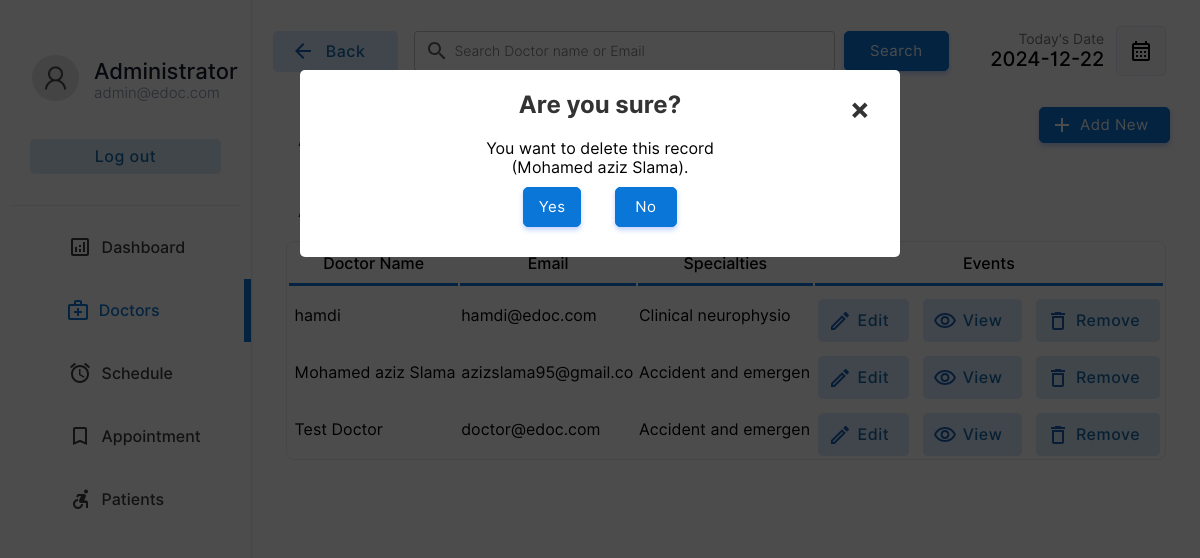
Page /doctor/doctors.php?action=drop&id=2&name=Mohamed aziz Slama (signed in) on the committed database.
### tables this page shows
CREATE TABLE `doctor` (
  `docid` int(11) NOT NULL,
  `docemail` varchar(255) DEFAULT NULL,
  `docname` varchar(255) DEFAULT NULL,
  `docpassword` varchar(255) DEFAULT NULL,
  `docnic` varchar(15) DEFAULT NULL,
  `doctel` varchar(15) DEFAULT NULL,
  `specialties` int(2) DEFAULT NULL
);

CREATE TABLE `specialties` (
  `id` int(2) NOT NULL,
  `sname` varchar(50) DEFAULT NULL
);

### doctor/doctors.php (the view, shortened to what the rows shown need)
<!DOCTYPE html>
<html lang="en">
<head>
    <link rel="stylesheet" href="../css/animations.css">
    <link rel="stylesheet" href="../css/main.css">
    <link rel="stylesheet" href="../css/admin.css">
</head>
<body>
    <?php
    include("../connection.php");
    ?>
        <div class="dash-body">
            <table border="0" width="100%" style=" border-spacing: 0;margin:0;padding:0;margin-top:25px; ">
                <?php
                    if($_POST){
                        $keyword=$_POST["search"];
                        $sqlmain= "select * from doctor where docemail='$keyword' or docname='$keyword' or docname like '$keyword%' or docname like '%$keyword' or docname like '%$keyword%'";
                    }else{
                        $sqlmain= "select * from doctor order by docid desc";
                    }
                ?>
                <tr>
                   <td colspan="4">
                       <center>
                        <div class="abc scroll">
                        <table width="93%" class="sub-table scrolldown" border="0">
                        <thead>
                        <tr>
                                <th class="table-headin">
                                Doctor Name
                                </th>
                                <th class="table-headin">
                                    Email
                                </th>
                                <th class="table-headin">
                                    Specialties
                                </th>
                                <th class="table-headin">
                                    Events
                                </tr>
                        </thead>
                        <tbody>
                            <?php
                                $result= $database->query($sqlmain);
                                if($result->num_rows==0){
                                    echo '<tr>
                                    <td colspan="4">
                                    <br><br><br><br>
                                    <center>
                                    <img src="../img/notfound.svg" width="25%">
                                    <br>
                                    <p class="heading-main12" style="margin-left: 45px;font-size:20px;color:rgb(49, 49, 49)">We  couldnt find anything related to your keywords !</p>
                                    <a class="non-style-link" href="doctors.php"><button  class="login-btn btn-primary-soft btn"  style="display: flex;justify-content: center;align-items: center;margin-left:20px;">&nbsp; Show all Doctors &nbsp;</font></button>
                                    </a>
                                    </center>
                                    <br><br><br><br>
                                    </td>
                                    </tr>';
                                }
                                else{
                                for ( $x=0; $x<$result->num_rows;$x++){
                                    $row=$result->fetch_assoc();
                                    $docid=$row["docid"];
                                    $name=$row["docname"];
                                    $email=$row["docemail"];
                                    $spe=$row["specialties"];
                                    $spcil_res= $database->query("select sname from specialties where id='$spe'");
                                    $spcil_array= $spcil_res->fetch_assoc();
                                    $spcil_name=$spcil_array["sname"];
                                    echo '<tr>
                                        <td> &nbsp;'.
                                        substr($name,0,30)
                                        .'</td>
                                        <td>
                                        '.substr($email,0,20).'
                                        </td>
                                        <td>
                                            '.substr($spcil_name,0,20).'
                                        </td>
                                        <td>
                                        <div style="display:flex;justify-content: center;">
                                        <a href="?action=edit&id='.$docid.'&error=0" class="non-style-link"><button  class="btn-primary-soft btn button-icon btn-edit"  style="padding-left: 40px;padding-top: 12px;padding-bottom: 12px;margin-top: 10px;"><font class="tn-in-text">Edit</font></button></a>
                                        &nbsp;&nbsp;&nbsp;
                                        <a href="?action=view&id='.$docid.'" class="non-style-link"><button  class="btn-primary-soft btn button-icon btn-view"  style="padding-left: 40px;padding-top: 12px;padding-bottom: 12px;margin-top: 10px;"><font class="tn-in-text">View</font></button></a>
                                       &nbsp;&nbsp;&nbsp;
                                       <a href="?action=drop&id='.$docid.'&name='.$name.'" class="non-style-link"><button  class="btn-primary-soft btn button-icon btn-delete"  style="padding-left: 40px;padding-top: 12px;padding-bottom: 12px;margin-top: 10px;"><font class="tn-in-text">Remove</font></button></a>
                                        </div>
                                        </td>
                                    </tr>';
                                }
                            }
                            ?>
                            </tbody>
                        </table>
                        </div>
                        </center>
                   </td>
                </tr>
            </table>
        </div>
    <?php
    if($_GET){
        $id=$_GET["id"];
        $action=$_GET["action"];
        if($action=='drop'){
            $nameget=$_GET["name"];
            echo '
            <div id="popup1" class="overlay">
                    <div class="popup">
                    <center>
                        <h2>Are you sure?</h2>
                        <a class="close" href="doctors.php">&times;</a>
                        <div class="content">
                            You want to delete this record<br>('.substr($nameget,0,40).').
                        </div>
                        <div style="display: flex;justify-content: center;">
                        <a href="delete-doctor.php?id='.$id.'" class="non-style-link"><button  class="btn-primary btn"  style="display: flex;justify-content: center;align-items: center;margin:10px;padding:10px;"<font class="tn-in-text">&nbsp;Yes&nbsp;</font></button></a>&nbsp;&nbsp;&nbsp;
                        <a href="doctors.php" class="non-style-link"><button  class="btn-primary btn"  style="display: flex;justify-content: center;align-items: center;margin:10px;padding:10px;"><font class="tn-in-text">&nbsp;&nbsp;No&nbsp;&nbsp;</font></button></a>
                        </div>
                    </center>
            </div>
            </div>
            ';
        }elseif($action=='edit'){
            $sqlmain= "select * from doctor where docid='$id'";
            $result= $database->query($sqlmain);
            $row=$result->fetch_assoc();
            $name=$row["docname"];
            $email=$row["docemail"];
            $spe=$row["specialties"];
            $spcil_res= $database->query("select sname from specialties where id='$spe'");
            $spcil_array= $spcil_res->fetch_assoc();
            $spcil_name=$spcil_array["sname"];
            $nic=$row['docnic'];
            $tele=$row['doctel'];
            $error_1=$_GET["error"];
                $errorlist= array(
                    '1'=>'<label for="promter" class="form-label" style="color:rgb(255, 62, 62);text-align:center;">Already have an account for this Email address.</label>',
                    '2'=>'<label for="promter" class="form-label" style="color:rgb(255, 62, 62);text-align:center;">Password Conformation Error! Reconform Password</label>',
                    '3'=>'<label for="promter" class="form-label" style="color:rgb(255, 62, 62);text-align:center;"></label>',
                    '4'=>"",
                    '0'=>'',
                );
            if($error_1!='4'){
                    echo '
                    <div id="popup1" class="overlay">
                            <div class="popup">
                            <center>
                                <a class="close" href="doctors.php">&times;</a>
                                <div style="display: flex;justify-content: center;">
                                <div class="abc">
                                <table width="80%" class="sub-table scrolldown add-doc-form-container" border="0">
                                <tr>
                                        <td class="label-td" colspan="2">'.
                                            $errorlist[$error_1]
                                        .'</td>
                                    </tr>
                                    <tr>
                                        <td>
                                            <p style="padding: 0;margin: 0;text-align: left;font-size: 25px;font-weight: 500;">Edit Doctor Details.</p>
                                        Doctor ID : '.$id.' (Auto Generated)<br><br>
                                        </td>
                                    </tr>
                                    <tr>
                                        <td class="label-td" colspan="2">
                                            <form action="edit-doc.php" method="POST" class="add-new-form">
                                            <label for="Email" class="form-label">Email: </label>
                                            <input type="hidden" value="'.$id.'" name="id00">
                                        </td>
                                    </tr>
                                    <tr>
                                        <td class="label-td" colspan="2">
                                        <input type="email" name="email" class="input-text" placeholder="Email Address" value="'.$email.'" required><br>
                                        </td>
                                    </tr>
                                    <tr>
                                        <td class="label-td" colspan="2">
                                            <label for="name" class="form-label">Name: </label>
                                        </td>
                                    </tr>
                                    <tr>
                                        <td class="label-td" colspan="2">
                                            <input type="text" name="name" class="input-text" placeholder="Doctor Name" value="'.$name.'" required><br>
                                        </td>
                                    </tr>
                                    <tr>
                                        <td class="label-td" colspan="2">
                                            <label for="nic" class="form-label">NIC: </label>
                                        </td>
                                    </tr>
                                    <tr>
                                        <td class="label-td" colspan="2">
                                            <input type="text" name="nic" class="input-text" placeholder="NIC Number" value="'.$nic.'" required><br>
                                        </td>
                                    </tr>
                                    <tr>
                                        <td class="label-td" colspan="2">
                                            <label for="Tele" class="form-label">Telephone: </label>
                                        </td>
                                    </tr>
                                    <tr>
                                        <td class="label-td" colspan="2">
                                            <input type="tel" name="Tele" class="input-text" placeholder="Telephone Number" value="'.$tele.'" required><br>
                                        </td>
                                    </tr>
                                    <tr>
                                        <td class="label-td" colspan="2">
                                            <label for="spec" class="form-label">Choose specialties: (Current'.$spcil_name.')</label>
                                        </td>
                                    </tr>
                                    <tr>
                                        <td class="label-td" colspan="2">
                                            <select name="spec" id="" class="box">';
                                                $list11 = $database->query("select  * from  specialties;");
                                                for ($y=0;$y<$list11->num_rows;$y++){
                                                    $row00=$list11->fetch_assoc();
                                                    $sn=$row00["sname"];
                                                    $id00=$row00["id"];
                                                    echo "<option value=".$id00.">$sn</option><br/>";
                                                };
                                echo     '       </select><br><br>
                                        </td>
                                    </tr>
                                    <tr>
                                        <td class="label-td" colspan="2">
                                            <label for="password" class="form-label">Password: </label>
                                        </td>
                                    </tr>
                                    <tr>
                                        <td class="label-td" colspan="2">
                                            <input type="password" name="password" class="input-text" placeholder="Defind a Password" required><br>
                                        </td>
                                    </tr><tr>
                                        <td class="label-td" colspan="2">
                                            <label for="cpassword" class="form-label">Conform Password: </label>
                                        </td>
                                    </tr>
                                    <tr>
                                        <td class="label-td" colspan="2">
                                            <input type="password" name="cpassword" class="input-text" placeholder="Conform Password" required><br>
                                        </td>
                                    </tr>
                                    <tr>
                                        <td colspan="2">
                                            <input type="reset" value="Reset" class="login-btn btn-primary-soft btn" >&nbsp;&nbsp;&nbsp;&nbsp;&nbsp;
                                            <input type="submit" value="Save" class="login-btn btn-primary btn">
                                        </td>
                                    </tr>
                                    </form>
                                    </tr>
                                </table>
                                </div>
                                </div>
                            </center>
                            <br><br>
                    </div>
                    </div>
                    ';
        }; };
    };
?>
</body>
</html>

### rows in the picture
doctor: docname "hamdi", docemail "hamdi@edoc.com", specialties.sname "Clinical neurophysio"
doctor: docname "Mohamed aziz Slama", docemail "azizslama95@gmail.co", specialties.sname "Accident and emergen"
doctor: docname "Test Doctor", docemail "doctor@edoc.com", specialties.sname "Accident and emergen"

### other values in the picture
substr($nameget,0,40) "Mohamed aziz Slama"
